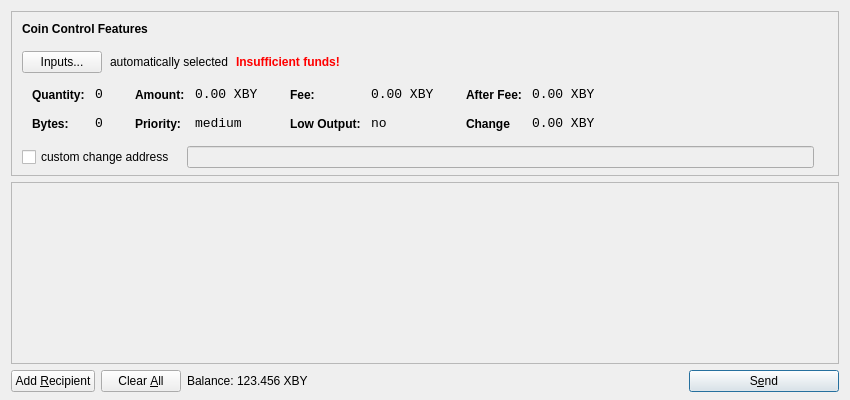
<?xml version="1.0" encoding="UTF-8"?>
<ui version="4.0">
 <class>SendCoinsDialog</class>
 <widget class="QDialog" name="SendCoinsDialog">
  <property name="geometry">
   <rect>
    <x>0</x>
    <y>0</y>
    <width>850</width>
    <height>400</height>
   </rect>
  </property>
  <property name="windowTitle">
   <string>Send Coins</string>
  </property>
  <layout class="QVBoxLayout" name="verticalLayout" stretch="0,1,0">
   <property name="bottomMargin">
    <number>8</number>
   </property>
   <item>
    <widget class="QFrame" name="frameCoinControl">
     <property name="sizePolicy">
      <sizepolicy hsizetype="Expanding" vsizetype="Expanding">
       <horstretch>0</horstretch>
       <verstretch>0</verstretch>
      </sizepolicy>
     </property>
     <property name="maximumSize">
      <size>
       <width>16777215</width>
       <height>16777215</height>
      </size>
     </property>
     <property name="frameShape">
      <enum>QFrame::StyledPanel</enum>
     </property>
     <property name="frameShadow">
      <enum>QFrame::Sunken</enum>
     </property>
     <layout class="QVBoxLayout" name="verticalLayoutCoinControl2">
      <property name="spacing">
       <number>-1</number>
      </property>
      <property name="leftMargin">
       <number>0</number>
      </property>
      <property name="topMargin">
       <number>0</number>
      </property>
      <property name="rightMargin">
       <number>0</number>
      </property>
      <property name="bottomMargin">
       <number>6</number>
      </property>
      <item>
       <layout class="QVBoxLayout" name="verticalLayoutCoinControl" stretch="0,0,0,0,1">
        <property name="spacing">
         <number>0</number>
        </property>
        <property name="leftMargin">
         <number>10</number>
        </property>
        <property name="topMargin">
         <number>10</number>
        </property>
        <item>
         <layout class="QHBoxLayout" name="horizontalLayoutCoinControl1">
          <property name="bottomMargin">
           <number>15</number>
          </property>
          <item>
           <widget class="QLabel" name="labelCoinControlFeatures">
            <property name="sizePolicy">
             <sizepolicy hsizetype="Preferred" vsizetype="Maximum">
              <horstretch>0</horstretch>
              <verstretch>0</verstretch>
             </sizepolicy>
            </property>
            <property name="font">
             <font>
              <weight>75</weight>
              <bold>true</bold>
             </font>
            </property>
            <property name="styleSheet">
             <string notr="true">font-weight:bold;</string>
            </property>
            <property name="text">
             <string>Coin Control Features</string>
            </property>
           </widget>
          </item>
         </layout>
        </item>
        <item>
         <layout class="QHBoxLayout" name="horizontalLayoutCoinControl2" stretch="0,0,0,0">
          <property name="spacing">
           <number>8</number>
          </property>
          <property name="bottomMargin">
           <number>10</number>
          </property>
          <item>
           <widget class="QPushButton" name="pushButtonCoinControl">
            <property name="styleSheet">
             <string notr="true"/>
            </property>
            <property name="text">
             <string>Inputs...</string>
            </property>
           </widget>
          </item>
          <item>
           <widget class="QLabel" name="labelCoinControlAutomaticallySelected">
            <property name="text">
             <string>automatically selected</string>
            </property>
            <property name="margin">
             <number>5</number>
            </property>
           </widget>
          </item>
          <item>
           <widget class="QLabel" name="labelCoinControlInsuffFunds">
            <property name="font">
             <font>
              <weight>75</weight>
              <bold>true</bold>
             </font>
            </property>
            <property name="styleSheet">
             <string notr="true">color:red;font-weight:bold;</string>
            </property>
            <property name="text">
             <string>Insufficient funds!</string>
            </property>
            <property name="margin">
             <number>5</number>
            </property>
           </widget>
          </item>
          <item>
           <spacer name="horizontalSpacerCoinControl">
            <property name="orientation">
             <enum>Qt::Horizontal</enum>
            </property>
            <property name="sizeHint" stdset="0">
             <size>
              <width>40</width>
              <height>1</height>
             </size>
            </property>
           </spacer>
          </item>
         </layout>
        </item>
        <item>
         <widget class="QWidget" name="widgetCoinControl" native="true">
          <property name="sizePolicy">
           <sizepolicy hsizetype="Preferred" vsizetype="Preferred">
            <horstretch>0</horstretch>
            <verstretch>0</verstretch>
           </sizepolicy>
          </property>
          <property name="minimumSize">
           <size>
            <width>0</width>
            <height>0</height>
           </size>
          </property>
          <property name="styleSheet">
           <string notr="true"/>
          </property>
          <layout class="QHBoxLayout" name="horizontalLayoutCoinControl5">
           <property name="margin">
            <number>0</number>
           </property>
           <item>
            <layout class="QHBoxLayout" name="horizontalLayoutCoinControl3" stretch="0,0,0,1">
             <property name="spacing">
              <number>20</number>
             </property>
             <property name="topMargin">
              <number>0</number>
             </property>
             <property name="bottomMargin">
              <number>10</number>
             </property>
             <item>
              <layout class="QFormLayout" name="formLayoutCoinControl1">
               <property name="horizontalSpacing">
                <number>10</number>
               </property>
               <property name="verticalSpacing">
                <number>14</number>
               </property>
               <property name="leftMargin">
                <number>10</number>
               </property>
               <property name="topMargin">
                <number>4</number>
               </property>
               <property name="rightMargin">
                <number>6</number>
               </property>
               <item row="0" column="0">
                <widget class="QLabel" name="labelCoinControlQuantityText">
                 <property name="styleSheet">
                  <string notr="true">font-weight:bold;</string>
                 </property>
                 <property name="text">
                  <string>Quantity:</string>
                 </property>
                 <property name="margin">
                  <number>0</number>
                 </property>
                </widget>
               </item>
               <item row="0" column="1">
                <widget class="QLabel" name="labelCoinControlQuantity">
                 <property name="font">
                  <font>
                   <family>Monospace</family>
                   <pointsize>10</pointsize>
                  </font>
                 </property>
                 <property name="cursor">
                  <cursorShape>IBeamCursor</cursorShape>
                 </property>
                 <property name="contextMenuPolicy">
                  <enum>Qt::ActionsContextMenu</enum>
                 </property>
                 <property name="text">
                  <string>0</string>
                 </property>
                 <property name="margin">
                  <number>0</number>
                 </property>
                 <property name="textInteractionFlags">
                  <set>Qt::LinksAccessibleByMouse|Qt::TextSelectableByKeyboard|Qt::TextSelectableByMouse</set>
                 </property>
                </widget>
               </item>
               <item row="1" column="0">
                <widget class="QLabel" name="labelCoinControlBytesText">
                 <property name="styleSheet">
                  <string notr="true">font-weight:bold;</string>
                 </property>
                 <property name="text">
                  <string>Bytes:</string>
                 </property>
                </widget>
               </item>
               <item row="1" column="1">
                <widget class="QLabel" name="labelCoinControlBytes">
                 <property name="font">
                  <font>
                   <family>Monospace</family>
                   <pointsize>10</pointsize>
                  </font>
                 </property>
                 <property name="cursor">
                  <cursorShape>IBeamCursor</cursorShape>
                 </property>
                 <property name="contextMenuPolicy">
                  <enum>Qt::ActionsContextMenu</enum>
                 </property>
                 <property name="text">
                  <string>0</string>
                 </property>
                 <property name="textInteractionFlags">
                  <set>Qt::LinksAccessibleByMouse|Qt::TextSelectableByKeyboard|Qt::TextSelectableByMouse</set>
                 </property>
                </widget>
               </item>
              </layout>
             </item>
             <item>
              <layout class="QFormLayout" name="formLayoutCoinControl2">
               <property name="horizontalSpacing">
                <number>10</number>
               </property>
               <property name="verticalSpacing">
                <number>14</number>
               </property>
               <property name="leftMargin">
                <number>6</number>
               </property>
               <property name="topMargin">
                <number>4</number>
               </property>
               <property name="rightMargin">
                <number>6</number>
               </property>
               <item row="0" column="0">
                <widget class="QLabel" name="labelCoinControlAmountText">
                 <property name="styleSheet">
                  <string notr="true">font-weight:bold;</string>
                 </property>
                 <property name="text">
                  <string>Amount:</string>
                 </property>
                 <property name="margin">
                  <number>0</number>
                 </property>
                </widget>
               </item>
               <item row="0" column="1">
                <widget class="QLabel" name="labelCoinControlAmount">
                 <property name="font">
                  <font>
                   <family>Monospace</family>
                   <pointsize>10</pointsize>
                  </font>
                 </property>
                 <property name="cursor">
                  <cursorShape>IBeamCursor</cursorShape>
                 </property>
                 <property name="contextMenuPolicy">
                  <enum>Qt::ActionsContextMenu</enum>
                 </property>
                 <property name="text">
                  <string>0.00 XBY</string>
                 </property>
                 <property name="textInteractionFlags">
                  <set>Qt::LinksAccessibleByMouse|Qt::TextSelectableByKeyboard|Qt::TextSelectableByMouse</set>
                 </property>
                </widget>
               </item>
               <item row="1" column="0">
                <widget class="QLabel" name="labelCoinControlPriorityText">
                 <property name="styleSheet">
                  <string notr="true">font-weight:bold;</string>
                 </property>
                 <property name="text">
                  <string>Priority:</string>
                 </property>
                </widget>
               </item>
               <item row="1" column="1">
                <widget class="QLabel" name="labelCoinControlPriority">
                 <property name="font">
                  <font>
                   <family>Monospace</family>
                   <pointsize>10</pointsize>
                  </font>
                 </property>
                 <property name="cursor">
                  <cursorShape>IBeamCursor</cursorShape>
                 </property>
                 <property name="contextMenuPolicy">
                  <enum>Qt::ActionsContextMenu</enum>
                 </property>
                 <property name="text">
                  <string>medium</string>
                 </property>
                 <property name="textInteractionFlags">
                  <set>Qt::LinksAccessibleByMouse|Qt::TextSelectableByKeyboard|Qt::TextSelectableByMouse</set>
                 </property>
                </widget>
               </item>
              </layout>
             </item>
             <item>
              <layout class="QFormLayout" name="formLayoutCoinControl3">
               <property name="horizontalSpacing">
                <number>10</number>
               </property>
               <property name="verticalSpacing">
                <number>14</number>
               </property>
               <property name="leftMargin">
                <number>6</number>
               </property>
               <property name="topMargin">
                <number>4</number>
               </property>
               <property name="rightMargin">
                <number>6</number>
               </property>
               <item row="0" column="0">
                <widget class="QLabel" name="labelCoinControlFeeText">
                 <property name="styleSheet">
                  <string notr="true">font-weight:bold;</string>
                 </property>
                 <property name="text">
                  <string>Fee:</string>
                 </property>
                 <property name="margin">
                  <number>0</number>
                 </property>
                </widget>
               </item>
               <item row="0" column="1">
                <widget class="QLabel" name="labelCoinControlFee">
                 <property name="font">
                  <font>
                   <family>Monospace</family>
                   <pointsize>10</pointsize>
                  </font>
                 </property>
                 <property name="cursor">
                  <cursorShape>IBeamCursor</cursorShape>
                 </property>
                 <property name="contextMenuPolicy">
                  <enum>Qt::ActionsContextMenu</enum>
                 </property>
                 <property name="text">
                  <string>0.00 XBY</string>
                 </property>
                 <property name="textInteractionFlags">
                  <set>Qt::LinksAccessibleByMouse|Qt::TextSelectableByKeyboard|Qt::TextSelectableByMouse</set>
                 </property>
                </widget>
               </item>
               <item row="1" column="0">
                <widget class="QLabel" name="labelCoinControlLowOutputText">
                 <property name="styleSheet">
                  <string notr="true">font-weight:bold;</string>
                 </property>
                 <property name="text">
                  <string>Low Output:</string>
                 </property>
                </widget>
               </item>
               <item row="1" column="1">
                <widget class="QLabel" name="labelCoinControlLowOutput">
                 <property name="font">
                  <font>
                   <family>Monospace</family>
                   <pointsize>10</pointsize>
                  </font>
                 </property>
                 <property name="cursor">
                  <cursorShape>IBeamCursor</cursorShape>
                 </property>
                 <property name="contextMenuPolicy">
                  <enum>Qt::ActionsContextMenu</enum>
                 </property>
                 <property name="text">
                  <string>no</string>
                 </property>
                 <property name="textInteractionFlags">
                  <set>Qt::LinksAccessibleByMouse|Qt::TextSelectableByKeyboard|Qt::TextSelectableByMouse</set>
                 </property>
                </widget>
               </item>
              </layout>
             </item>
             <item>
              <layout class="QFormLayout" name="formLayoutCoinControl4">
               <property name="horizontalSpacing">
                <number>10</number>
               </property>
               <property name="verticalSpacing">
                <number>14</number>
               </property>
               <property name="leftMargin">
                <number>6</number>
               </property>
               <property name="topMargin">
                <number>4</number>
               </property>
               <property name="rightMargin">
                <number>6</number>
               </property>
               <item row="0" column="0">
                <widget class="QLabel" name="labelCoinControlAfterFeeText">
                 <property name="styleSheet">
                  <string notr="true">font-weight:bold;</string>
                 </property>
                 <property name="text">
                  <string>After Fee:</string>
                 </property>
                 <property name="margin">
                  <number>0</number>
                 </property>
                </widget>
               </item>
               <item row="0" column="1">
                <widget class="QLabel" name="labelCoinControlAfterFee">
                 <property name="font">
                  <font>
                   <family>Monospace</family>
                   <pointsize>10</pointsize>
                  </font>
                 </property>
                 <property name="cursor">
                  <cursorShape>IBeamCursor</cursorShape>
                 </property>
                 <property name="contextMenuPolicy">
                  <enum>Qt::ActionsContextMenu</enum>
                 </property>
                 <property name="text">
                  <string>0.00 XBY</string>
                 </property>
                 <property name="textInteractionFlags">
                  <set>Qt::LinksAccessibleByMouse|Qt::TextSelectableByKeyboard|Qt::TextSelectableByMouse</set>
                 </property>
                </widget>
               </item>
               <item row="1" column="0">
                <widget class="QLabel" name="labelCoinControlChangeText">
                 <property name="styleSheet">
                  <string notr="true">font-weight:bold;</string>
                 </property>
                 <property name="text">
                  <string>Change</string>
                 </property>
                </widget>
               </item>
               <item row="1" column="1">
                <widget class="QLabel" name="labelCoinControlChange">
                 <property name="font">
                  <font>
                   <family>Monospace</family>
                   <pointsize>10</pointsize>
                  </font>
                 </property>
                 <property name="cursor">
                  <cursorShape>IBeamCursor</cursorShape>
                 </property>
                 <property name="contextMenuPolicy">
                  <enum>Qt::ActionsContextMenu</enum>
                 </property>
                 <property name="text">
                  <string>0.00 XBY</string>
                 </property>
                 <property name="textInteractionFlags">
                  <set>Qt::LinksAccessibleByMouse|Qt::TextSelectableByKeyboard|Qt::TextSelectableByMouse</set>
                 </property>
                </widget>
               </item>
              </layout>
             </item>
            </layout>
           </item>
          </layout>
         </widget>
        </item>
        <item>
         <layout class="QHBoxLayout" name="horizontalLayoutCoinControl4" stretch="0,0,0">
          <property name="spacing">
           <number>12</number>
          </property>
          <property name="sizeConstraint">
           <enum>QLayout::SetDefaultConstraint</enum>
          </property>
          <property name="topMargin">
           <number>5</number>
          </property>
          <property name="rightMargin">
           <number>5</number>
          </property>
          <item>
           <widget class="QCheckBox" name="checkBoxCoinControlChange">
            <property name="text">
             <string>custom change address</string>
            </property>
           </widget>
          </item>
          <item>
           <widget class="QLineEdit" name="lineEditCoinControlChange">
            <property name="enabled">
             <bool>false</bool>
            </property>
            <property name="sizePolicy">
             <sizepolicy hsizetype="Expanding" vsizetype="Fixed">
              <horstretch>0</horstretch>
              <verstretch>0</verstretch>
             </sizepolicy>
            </property>
           </widget>
          </item>
          <item>
           <widget class="QLabel" name="labelCoinControlChangeLabel">
            <property name="sizePolicy">
             <sizepolicy hsizetype="Preferred" vsizetype="Expanding">
              <horstretch>0</horstretch>
              <verstretch>0</verstretch>
             </sizepolicy>
            </property>
            <property name="minimumSize">
             <size>
              <width>0</width>
              <height>0</height>
             </size>
            </property>
            <property name="text">
             <string/>
            </property>
            <property name="margin">
             <number>3</number>
            </property>
           </widget>
          </item>
         </layout>
        </item>
        <item>
         <spacer name="verticalSpacerCoinControl">
          <property name="orientation">
           <enum>Qt::Vertical</enum>
          </property>
          <property name="sizeHint" stdset="0">
           <size>
            <width>800</width>
            <height>1</height>
           </size>
          </property>
         </spacer>
        </item>
       </layout>
      </item>
     </layout>
    </widget>
   </item>
   <item>
    <widget class="QScrollArea" name="scrollArea">
     <property name="widgetResizable">
      <bool>true</bool>
     </property>
     <widget class="QWidget" name="scrollAreaWidgetContents">
      <property name="geometry">
       <rect>
        <x>0</x>
        <y>0</y>
        <width>830</width>
        <height>165</height>
       </rect>
      </property>
      <layout class="QVBoxLayout" name="verticalLayout_2">
       <property name="margin">
        <number>0</number>
       </property>
       <item>
        <layout class="QVBoxLayout" name="entries">
         <property name="spacing">
          <number>6</number>
         </property>
        </layout>
       </item>
       <item>
        <spacer name="verticalSpacer">
         <property name="orientation">
          <enum>Qt::Vertical</enum>
         </property>
         <property name="sizeHint" stdset="0">
          <size>
           <width>20</width>
           <height>40</height>
          </size>
         </property>
        </spacer>
       </item>
      </layout>
     </widget>
    </widget>
   </item>
   <item>
    <layout class="QHBoxLayout" name="horizontalLayout">
     <item>
      <widget class="QPushButton" name="addButton">
       <property name="toolTip">
        <string>Send to multiple recipients at once</string>
       </property>
       <property name="text">
        <string>Add &amp;Recipient</string>
       </property>
       <property name="icon">
        <iconset resource="../xtrabytes.qrc">
         <normaloff>:/icons/add</normaloff>:/icons/add</iconset>
       </property>
       <property name="autoDefault">
        <bool>false</bool>
       </property>
      </widget>
     </item>
     <item>
      <widget class="QPushButton" name="clearButton">
       <property name="sizePolicy">
        <sizepolicy hsizetype="Minimum" vsizetype="Fixed">
         <horstretch>0</horstretch>
         <verstretch>0</verstretch>
        </sizepolicy>
       </property>
       <property name="toolTip">
        <string>Remove all transaction fields</string>
       </property>
       <property name="text">
        <string>Clear &amp;All</string>
       </property>
       <property name="icon">
        <iconset resource="../xtrabytes.qrc">
         <normaloff>:/icons/remove</normaloff>:/icons/remove</iconset>
       </property>
       <property name="autoRepeatDelay">
        <number>300</number>
       </property>
       <property name="autoDefault">
        <bool>false</bool>
       </property>
      </widget>
     </item>
     <item>
      <layout class="QHBoxLayout" name="horizontalLayout_2">
       <property name="spacing">
        <number>3</number>
       </property>
       <item>
        <widget class="QLabel" name="label">
         <property name="sizePolicy">
          <sizepolicy hsizetype="Preferred" vsizetype="Fixed">
           <horstretch>0</horstretch>
           <verstretch>0</verstretch>
          </sizepolicy>
         </property>
         <property name="text">
          <string>Balance:</string>
         </property>
        </widget>
       </item>
       <item>
        <widget class="QLabel" name="labelBalance">
         <property name="sizePolicy">
          <sizepolicy hsizetype="Preferred" vsizetype="Fixed">
           <horstretch>0</horstretch>
           <verstretch>0</verstretch>
          </sizepolicy>
         </property>
         <property name="cursor">
          <cursorShape>IBeamCursor</cursorShape>
         </property>
         <property name="text">
          <string>123.456 XBY</string>
         </property>
         <property name="textInteractionFlags">
          <set>Qt::LinksAccessibleByMouse|Qt::TextSelectableByKeyboard|Qt::TextSelectableByMouse</set>
         </property>
        </widget>
       </item>
      </layout>
     </item>
     <item>
      <spacer name="horizontalSpacer">
       <property name="orientation">
        <enum>Qt::Horizontal</enum>
       </property>
       <property name="sizeHint" stdset="0">
        <size>
         <width>40</width>
         <height>20</height>
        </size>
       </property>
      </spacer>
     </item>
     <item>
      <widget class="QPushButton" name="sendButton">
       <property name="minimumSize">
        <size>
         <width>150</width>
         <height>0</height>
        </size>
       </property>
       <property name="toolTip">
        <string>Confirm the send action</string>
       </property>
       <property name="text">
        <string>S&amp;end</string>
       </property>
       <property name="icon">
        <iconset resource="../xtrabytes.qrc">
         <normaloff>:/icons/send</normaloff>:/icons/send</iconset>
       </property>
       <property name="default">
        <bool>true</bool>
       </property>
      </widget>
     </item>
    </layout>
   </item>
  </layout>
 </widget>
 <resources>
  <include location="../xtrabytes.qrc"/>
 </resources>
 <connections/>
</ui>
